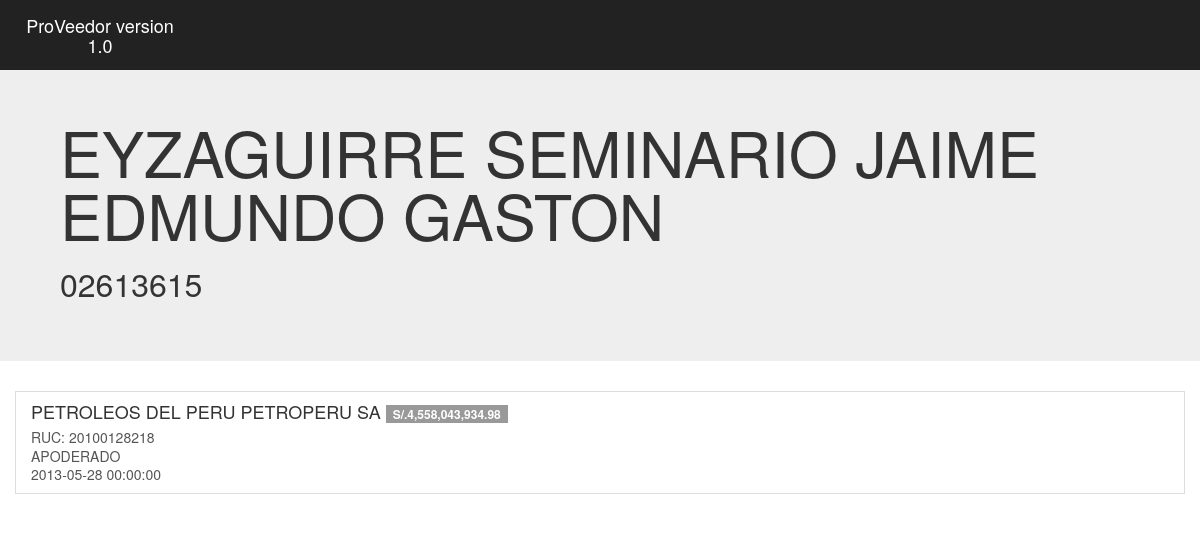
/representante/49, run on the app's committed database.
### models.py (models this page shows)
class Persona(Entity):
    __tablename__ = 'personas'
    id = Column(Integer, primary_key=True)
    dni = Column(CHAR(20), nullable=False)
    nombre = Column(UnicodeText, nullable=False)
    empresa = relationship(
        'Empresa',
        secondary='empresa_persona'
    )

class Empresa_persona(Entity):
    __tablename__ = 'empresa_persona'
    id = Column(Integer, primary_key=True)
    empresa_id = Column(Integer, ForeignKey('empresas.id'))
    persona_id = Column(Integer, ForeignKey('personas.id'))
    cargo = Column(UnicodeText, nullable=False)
    fecha_cargo = Column(DateTime)

class Empresa(Entity):
    __tablename__ = 'empresas'
    id = Column(Integer, primary_key=True)
    ruc = Column(Unicode(255), nullable=False)
    razon_social = Column(UnicodeText, nullable=False)
    nombre_comercial = Column(UnicodeText, nullable=True)
    inicio_actividades = Column(DateTime)
    actividades_com_ext = Column(UnicodeText)
    telefono = Column(UnicodeText)
    fax = Column(UnicodeText)
    estado = Column(UnicodeText)
    condicion = Column(UnicodeText)
    direccion = Column(UnicodeText)
    total_ganado = Column(Numeric(15, 2), nullable=True)
    update = Column(Integer, default=0)
    persona = relationship(
        'Persona',
        secondary='empresa_persona'
    )

### server.py (the view)
@app.route('/representante/<int:id>')
def representante(id):
    representante = g.db.query(
        models.Persona
    ).filter(
        models.Persona.id == id
    ).first()
    empresas = g.db.query(
        models.Empresa_persona
    ).order_by(
            models.Empresa_persona.fecha_cargo.desc()
    ).filter(
        models.Empresa_persona.persona_id == id
    ).join(
        models.Persona,
        models.Empresa
    ).values(
        models.Empresa.id,
        models.Empresa.razon_social,
        models.Empresa.ruc,
        models.Empresa.total_ganado,
        models.Empresa_persona.cargo,
        models.Empresa_persona.fecha_cargo
    )
    representante.empresas = empresas
    return render_template(
        'representante.html',
        representante=representante,
    )

### server.py (called while the page is built)
@app.before_request
def before_request():
    g.db = sessionmaker(
        bind=db_engine
    )()

@app.teardown_request
def teardown_request(exception):
    db = getattr(g, 'db', None)
    if db is not None:
        db.close()

### templates/representante.html (shortened to what this page needs)
<!DOCTYPE html>
<html lang="en">
  <head>
    <link href="{{ url_for('static', filename='css/bootstrap.css') }}" rel="stylesheet" />
    <link href="{{ url_for('static', filename='css/theme.css') }}" rel="stylesheet" />
  </head>
  <body>
    <div class="navbar navbar-inverse navbar-fixed-top" role="navigation">
      <div class="container">
        <div class="navbar-header">
          <a class="navbar-brand" href="{{ url_for('index') }}">ProVeedor version 1.0</a>
        </div>
    </div>
    </div>
    <div class="jumbotron">
      <div class="container">
        <h1>{{ representante.nombre }}</h1>
        <h2>{{ representante.dni }}</h2>
     </div>
    </div>
    <div class="container">
      <div class="list-group">
       {% for empresa in representante.empresas %}
         <a href="{{ url_for('proveedor', id=empresa.id) }}" class="list-group-item">
            <h4 class="list-group-item-heading">
            {{ empresa.razon_social }} <span class="badge">{{ "S/.{:,.2f}".format(empresa.total_ganado) }}</span>
            </h4>
            <p class="list-group-item-text">RUC: {{ empresa.ruc }}</p>
            <p class="list-group-item-text">
              {{ empresa.cargo }}
            </p>
            <p class="list-group-item-text">
              {{ empresa.fecha_cargo }}
            </p>
        </a>
        {% endfor %}
      </div>
    </div>
  </body>
</html>

### static/css/theme.css (style rules this page uses)
body { padding-top: 50px; padding-bottom: 20px; }

### data on the page
Persona: nombre "EYZAGUIRRE SEMINARIO JAIME EDMUNDO GASTON", dni "02613615"
Empresa_persona: razon_social "PETROLEOS DEL PERU PETROPERU SA", total_ganado "S/.4,558,043,934.98", ruc "20100128218", cargo "APODERADO", fecha_cargo "2013-05-28 00:00:00"
